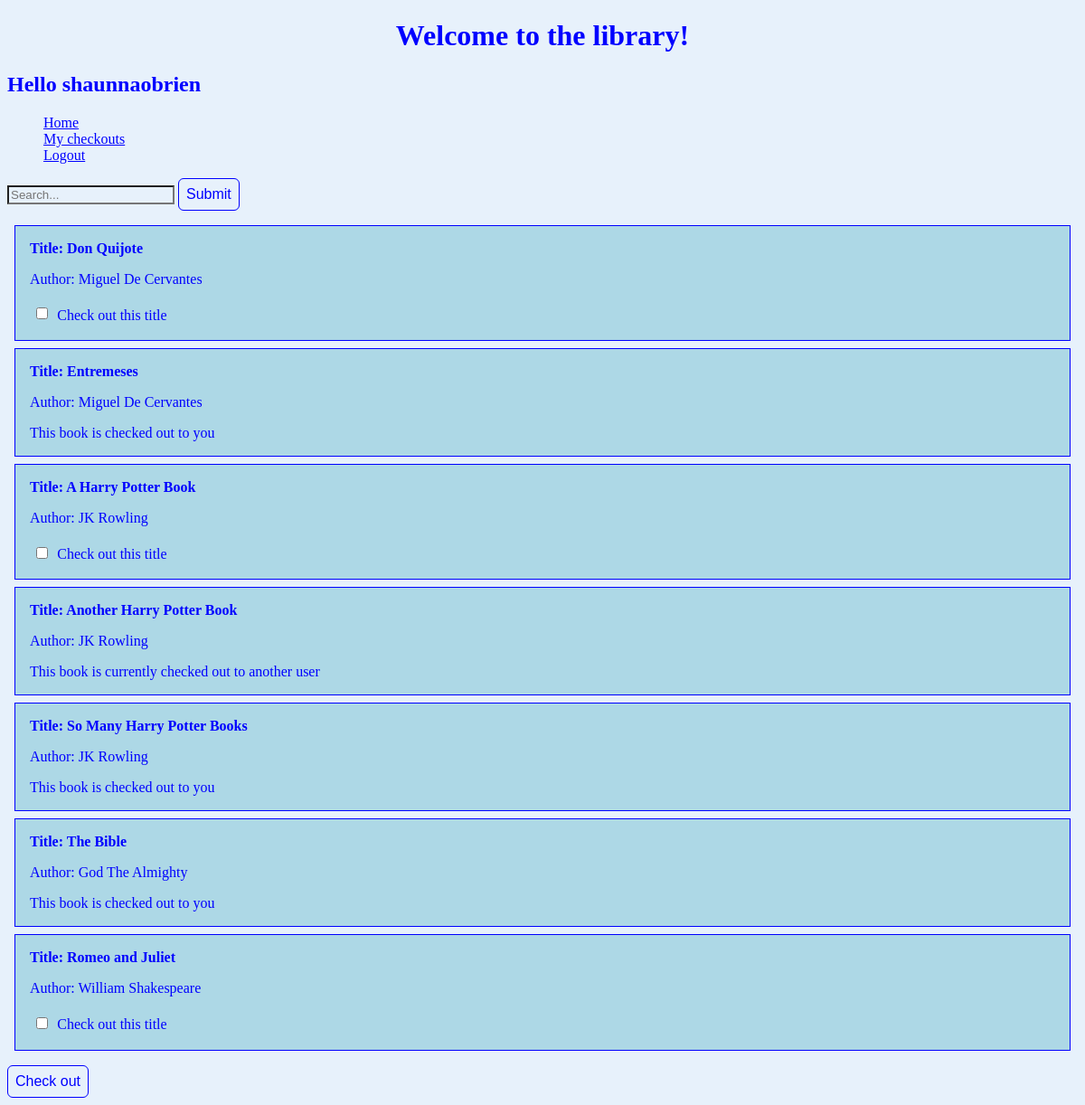
Before: / (signed in) with the older database file.
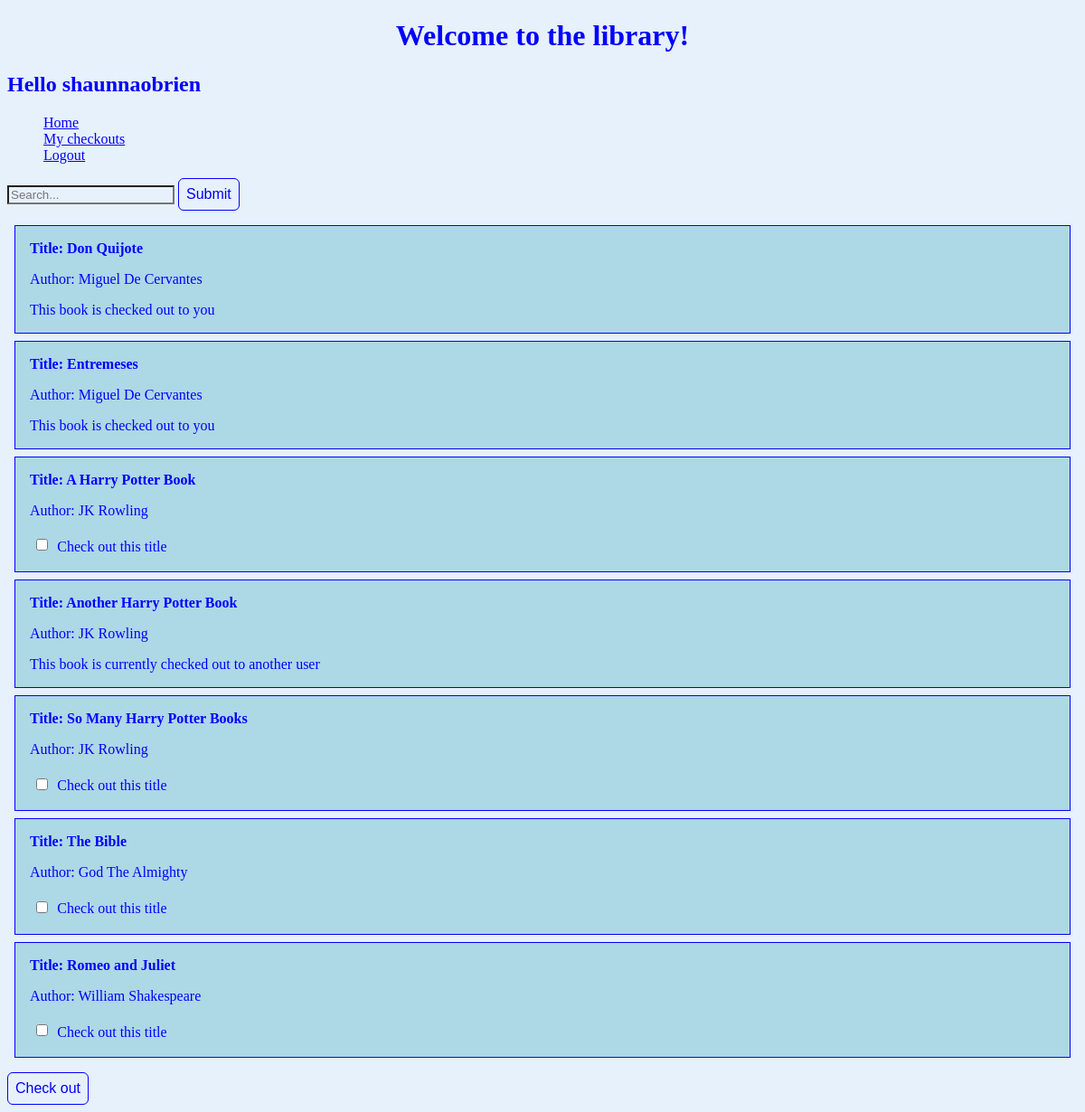
After: the same page with the newer database file.
### library_app/models.py (models this page shows, shortened)
class Book(models.Model):
	title = models.CharField(max_length=250)#unique makes it so that you can't repeat them
	author = models.ForeignKey(Author, on_delete=models.CASCADE)
	checked_out_to_whom = models.CharField(max_length=250)
	checked_out_when = models.DateTimeField(default=datetime.now())

class Author(models.Model):
	first_name = models.CharField(max_length=250)
	last_name = models.CharField(max_length=250)
	def __str__(self):
		author = self.first_name + " " + self.last_name
		return author

### library_app/views.py (the view)
# urls.py: path('', views.index, name='index'),
def index(request):
	if request.user.is_authenticated:
		username = request.user.username
	else: username = "x"
	book_list = Book.objects.all()
	result = ""
	context = {'book_list': book_list, 'search_result': result, "username": username}
	print("hello!")
	return render(request, 'library_app/index.html', context)

### library_app/templates/library_app/index.html (shortened to what this page needs)
{% extends "base_generic.html" %}
{% block content %}
<form action="{%url 'library_app:search_books' %}" method="get">
	<input  id="search_box" type="text" name="search_box"  placeholder="Search..." >
	<button id="search_submit" type="submit" >Submit</button>
</form>
<form action="{%url 'library_app:checkout'  %}" method="post">
	<ul class="no_bullets">
			{% for book in book_list %}
			<div class="books">
				<li>
					<h3>Title: {{book.title}}</h3>
					<p> Author: {{book.author}}</p>
					{% if book.checked_out_to_whom == username %}
					This book is checked out to you
					{% elif book.checked_out_to_whom == "" %}
					<input type="checkbox" class="books" name="book_{{book.id}}"> Check out this title
					{% else %}
					This book is currently checked out to another user
					{% endif %}
				</li>
			</div>
			{% endfor %}
			</ul>
			<button type="submit" >Check out</button>
</form>
{% endblock %}

Changed rows visible on the page:
changed Book "Don Quijote": id "☐" → (not shown); checked_out_to_whom "Check out this title" → "This book is checked out to you"
changed Book "So Many Harry Potter Books": id (not shown) → "☐"; checked_out_to_whom "This book is checked out to you" → "Check out this title"
changed Book "The Bible": id (not shown) → "☐"; checked_out_to_whom "This book is checked out to you" → "Check out this title"
